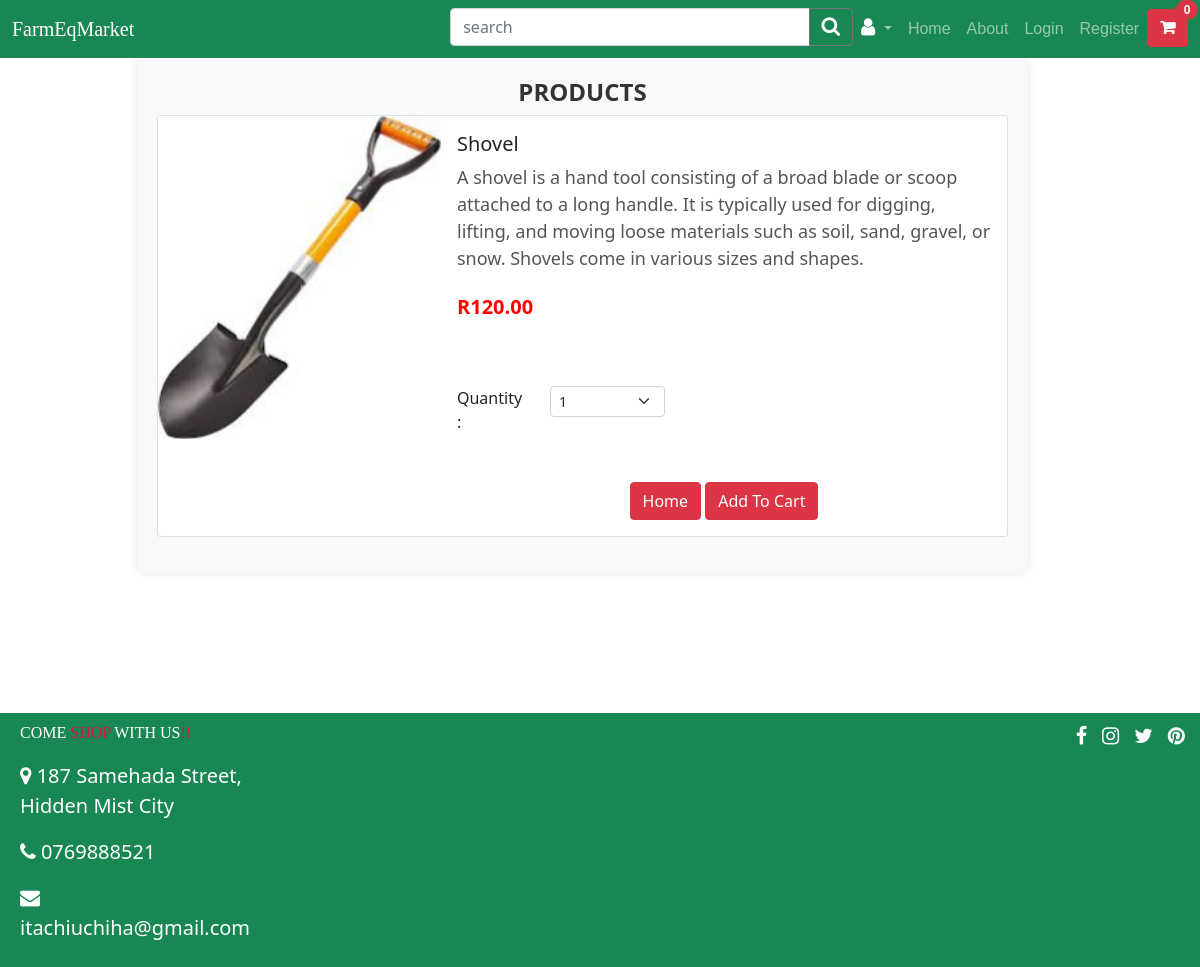
The app's page /product/2 with its own data.
### ecomm/models.py (models this page shows, shortened)
class Product(models.Model):
    image = models.ImageField(upload_to='pics')
    productName = models.CharField(max_length=255)
    price = models.DecimalField(default=0, decimal_places=2, max_digits=6)
    description = models.CharField(max_length=255, default='', blank=True, null=True)
    is_sale = models.BooleanField(default=False)
    sale_price = models.DecimalField(default=0, decimal_places=2, max_digits=6)
    video = models.FileField(upload_to="video/%y")

### ecomm/views.py (the view)
# urls.py: path('product/<int:pk>', views.product, name="product"),
def product(request, pk):
    product = Product.objects.get(id=pk)
    return render(request, 'product.html', {'product': product})#,{'prods': prods})

### cart/cart.py (called while the page is built)
    def __len__(self):
        return len(self.cart)

### cart/context_processors.py (called while the page is built)
def cart(request):
    return {'cart': Cart(request)}

### ecomm/templates/product.html (shortened to what this page needs)
{% extends 'base.html' %}
{% block content %}
<div class="container">
    <div class="row justify-content-center align-items-center">
        <div class="col-md-10">
            <div class="product-container fade-in">
                <h3 class="product-title text-center">PRODUCTS</h3>
                <div class="card mb-3">
                    <div class="row g-0">
                        <div class="col-md-4">
                            <div id="carouselExampleControlsNoTouching" class="carousel slide" data-bs-touch="false" data-bs-interval="false">
                                <div class="carousel-inner">
                                  <div class="carousel-item active">
                                    <img src="{{product.image.url}}" class="d-block w-100" alt="...">
                                  </div>
                                </div>
                                <button class="carousel-control-prev" type="button" data-bs-target="#carouselExampleControlsNoTouching" data-bs-slide="prev">
                                  <span class="carousel-control-prev-icon" aria-hidden="true"></span>
                                </button>
                                <button class="carousel-control-next text-danger" type="button" data-bs-target="#carouselExampleControlsNoTouching" data-bs-slide="next">
                                  <span class="carousel-control-next-icon" aria-hidden="true"></span>
                                </button>
                              </div>
                        </div>
                        <div class="col-md-8">
                            <div class="card-body">
                                <h5 class="card-title">{{product.productName}}</h5>
                                <p class="card-text product-description">{{product.description}}</p>
                                {% if product.is_sale%}
                                <strike><p class="card-text product-price"><strong>Price:R</strong> {{product.price}}</p></strike>
                                <p class="card-text product-price"><strong>Price:R</strong> {{product.sale_price}}</p>
                                {% else %}
                                <p class="card-text product-price">R{{product.price}}</p>
                                {% endif %}
                                <br><br>
                                <div class="row">
                                    <div class="col-md-2">Quantity: </div>
                                    <div class="col-md-3">
                                        <select class="form-select form-select-sm" id="qty-cart">
                                            <option value="1">1</option>
                                        </select>
                                    </div>
                                </div>
                                <br><br>
                                <div class="text-center">
                                    <a href="{% url 'home' %}" class="btn btn-danger">Home</a>
                                    <button type="button" class="btn btn-danger" value="{{product.id}}" id="add-cart">Add To Cart</button>
                                </div>
                            </div>
                        </div>
                    </div>
                </div>
            </div>
        </div>
    </div>
<br> <br>  <br>  <br>  <br>
</div>
{% endblock %}

### ecomm/templates/product.html (style rules this page uses)
.product-container { background-color: #f8f9fa; padding: 20px; border-radius: 10px; box-shadow: 0px 0px 10px rgba(0, 0, 0, 0.1); margin-bottom: 20px; margin-right: 35px; }
.product-title { font-size: 24px; font-weight: bold; color: #333; }
.product-description { font-size: 18px; color: #555; margin-bottom: 20px; }
.product-price { font-size: 20px; font-weight: bold; color: #f00; }
.fade-in { animation: fadeIn 1s ease-in-out; }

### records on screen
Product: image (picture), productName "Shovel", description "A shovel is a hand tool consisting of a broad blade or scoop attached to a long handle. It is typically used for digging, lifting, and moving loose materials such as soil, sand, gravel, or snow. Shovels come in various sizes and shapes.", price "120.00"

### other values on screen
{{ cart|length }} "0"
